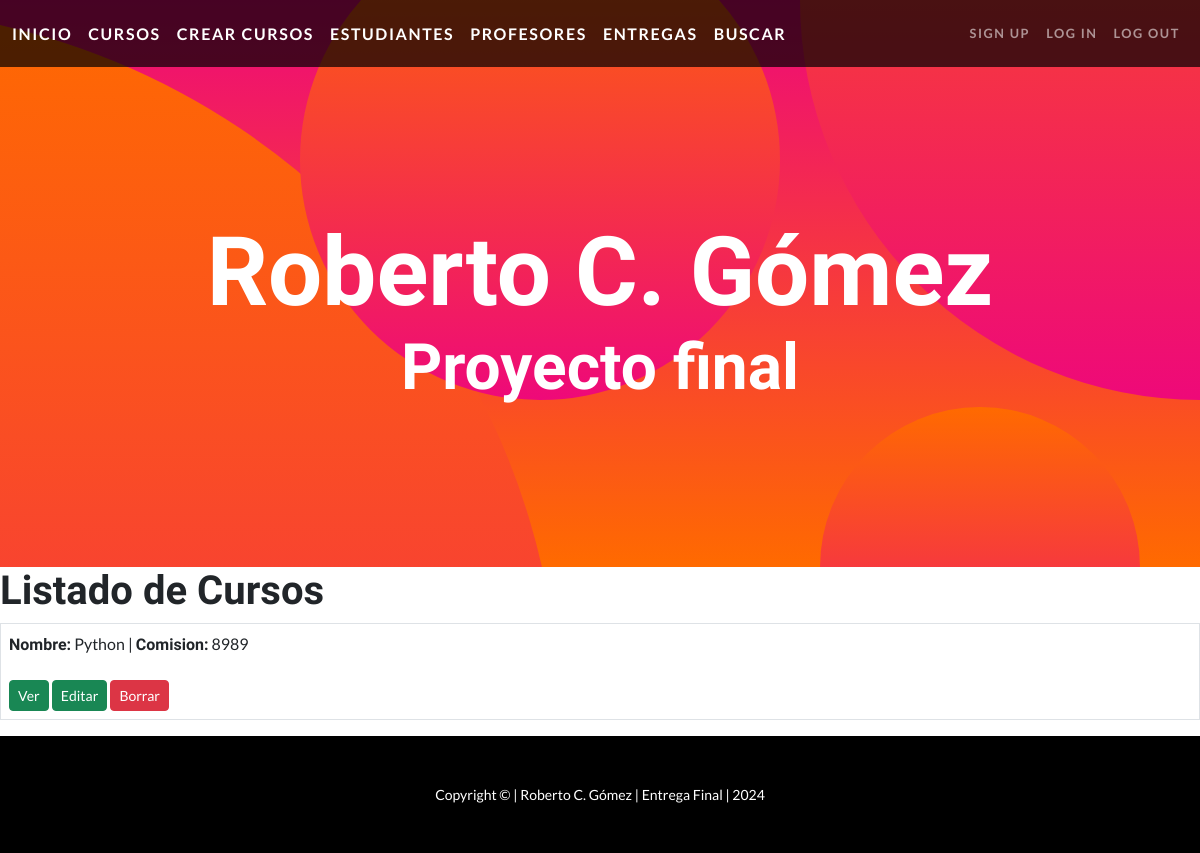
The app's page /cursos/, older data.
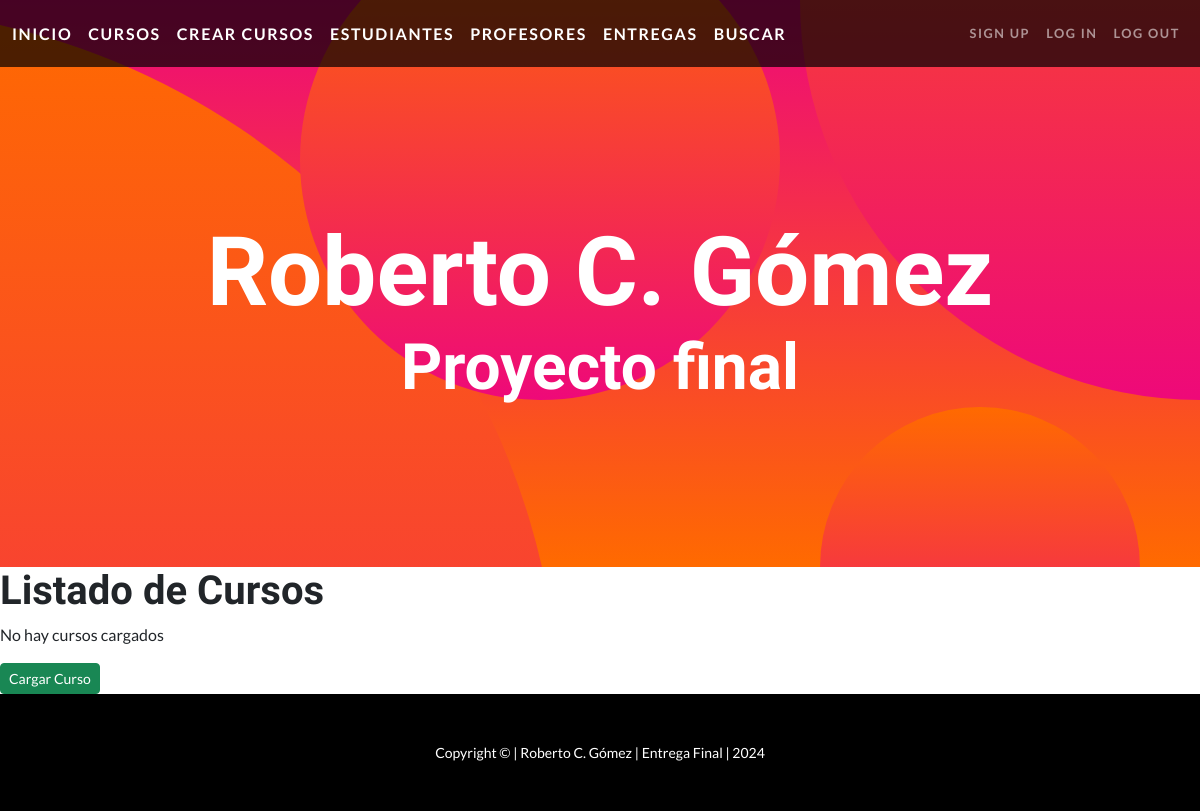
The same page, newer data.
### app1/models.py (models this page shows)
class Curso(models.Model):
    nombre = models.CharField(max_length=30)
    comision = models.IntegerField()

### app1/views.py (the view)
# urls.py: path("cursos/", CursosListView.as_view(), name="cursos"),
class CursosListView(ListView):
    model = Curso
    context_object_name = "cursos"
    template_name = "app1/cursos.html"

### app1/templates/app1/cursos.html (shortened to what this page needs)
{% extends "app1/base.html" %}
{% block blk_cont %}
<h1>Listado de Cursos</h1>
{% if cursos %}
    <table class="table table-bordered">
        <tbody>
            {% for curso in cursos %}
            <tr>
                <td>
                    <span class="h6">Nombre:</span> {{ curso.nombre }} |
                    <span class="h6">Comision:</span> {{ curso.comision }}<br></br>
                    <a href="#" class="btn btn-success btn-sm">Ver</a>
                    <a href="{% url 'actualizarcurso' curso.pk %}" class="btn btn-success btn-sm">Editar</a>
                    <a href="{% url 'borrarcurso' curso.pk %}" class="btn btn-danger btn-sm">Borrar</a>
                </td>
            </tr>
            {% endfor %}
        </tbody>
    </table>
{% else %}
    <p>No hay cursos cargados</p>
    <a href="{% url 'crearcurso' %}" class="btn btn-success btn-sm">Cargar Curso</a>
{% endif %}
{% endblock blk_cont %}

Row changes from the older to the newer data that the page shows:
removed Curso: nombre "Python", comision "8989"
Text that changed along with them:
text now shown: "No hay cursos cargados Cargar Curso"
